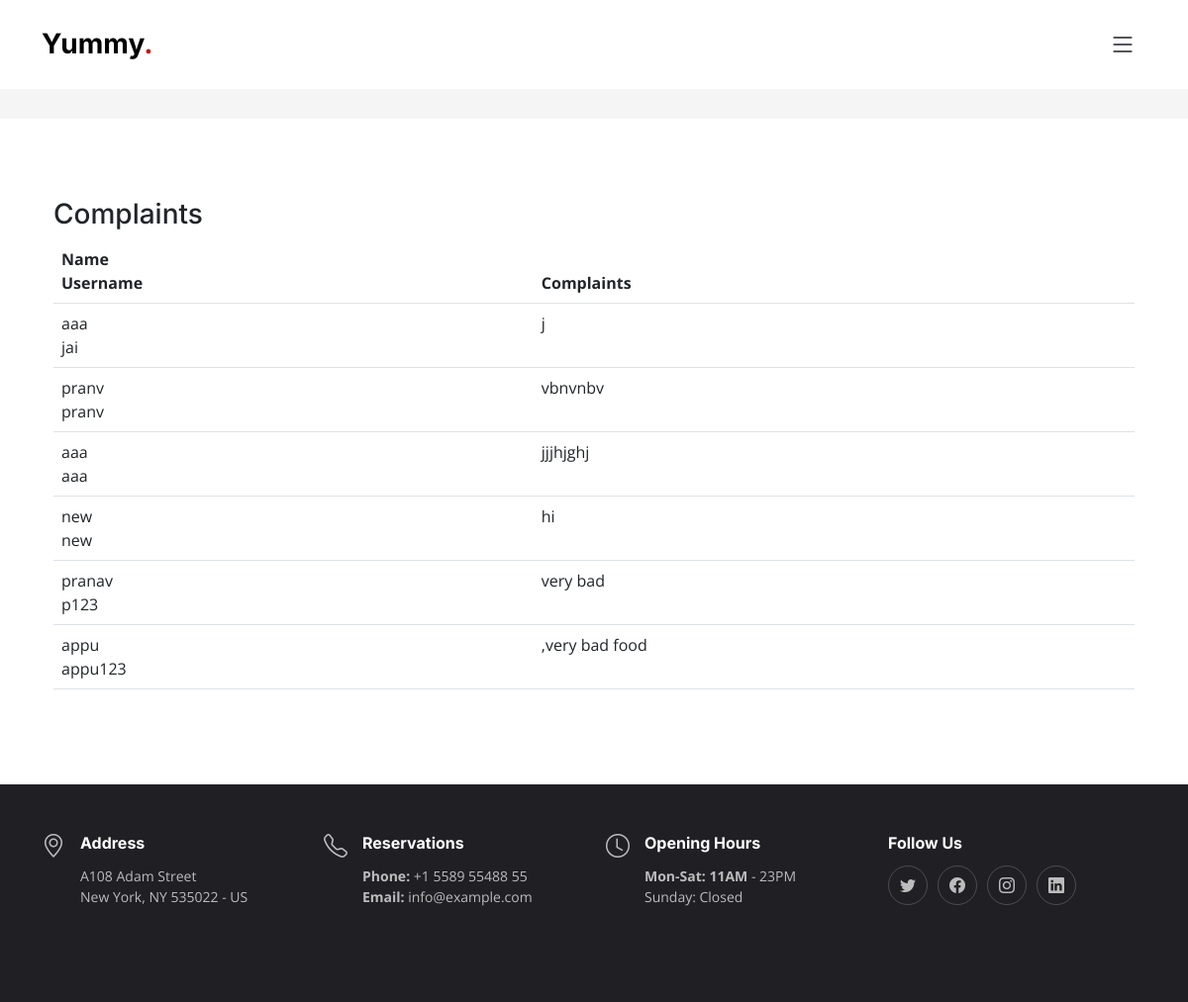
Screenshot of /admin_complaintView with the database file from the repository.
### foodapp/models.py (models this page shows)
class Customers_complaint(models.Model) :
    c_name = models.CharField(max_length = 200)
    c_username = models.CharField(max_length=20)
    c_email = models.CharField(max_length=20)
    c_complaint = models.CharField(max_length = 200)

### foodapp/views.py (the view)
# urls.py: path('admin_complaintView',views.admin_complaintView,name="admin_complaintView"),
def admin_complaintView(request):
    cr=Customers_complaint.objects.all()
    return render(request,'admin_complaintView.html',{'complaints':cr})

### foodapp/templates/admin_complaintView.html (shortened to what this page needs)
{% extends 'admin_layout.html' %}
{% block content %}
<div class="container" data-aos="fade-up">
    <h3>Complaints </h3>
    <table class="table">
        <thead>
          <tr>
            <th scope="col">Name<br>Username</th>
            <th scope="col">Complaints</th>
          </tr>
        </thead>
        {% for cmp in complaints %}
        <tbody>
          <tr>
            <td>{{cmp.c_name}}<br>{{cmp.c_username}}</td>
            <td>{{cmp.c_complaint}}</td>
          </tr>
        </tbody>
        {% endfor %}
      </table>
</div>
{% endblock %}

### foodapp/static/assets/css/main.css (style rules this page uses)
:root { --font-default: "Open Sans", system-ui, -apple-system, "Segoe UI", Roboto, "Helvetica Neue", Arial, "Noto Sans", "Liberation Sans", sans-serif, "Apple Color Emoji", "Segoe UI Emoji", "Segoe UI Symbol", "Noto Color Emoji"; --font-primary: "Amatic SC", sans-serif; --font-secondary: "Inter", sans-serif; }
:root { --color-default: #212529; --color-primary: #ce1212; --color-secondary: #37373f; }
:root { scroll-behavior: smooth; }
body { font-family: var(--font-default); color: var(--color-default); }
h1, h2, h3, h4, h5, h6 { font-family: var(--font-secondary); }

### rows the page displays
Customers_complaint: c_name "aaa", c_username "jai", c_complaint "j"
Customers_complaint: c_name "pranv", c_username "pranv", c_complaint "vbnvnbv"
Customers_complaint: c_name "aaa", c_username "aaa", c_complaint "jjjhjghj"
Customers_complaint: c_name "new", c_username "new", c_complaint "hi"
Customers_complaint: c_name "pranav", c_username "p123", c_complaint "very bad"
Customers_complaint: c_name "appu", c_username "appu123", c_complaint ",very bad food"
